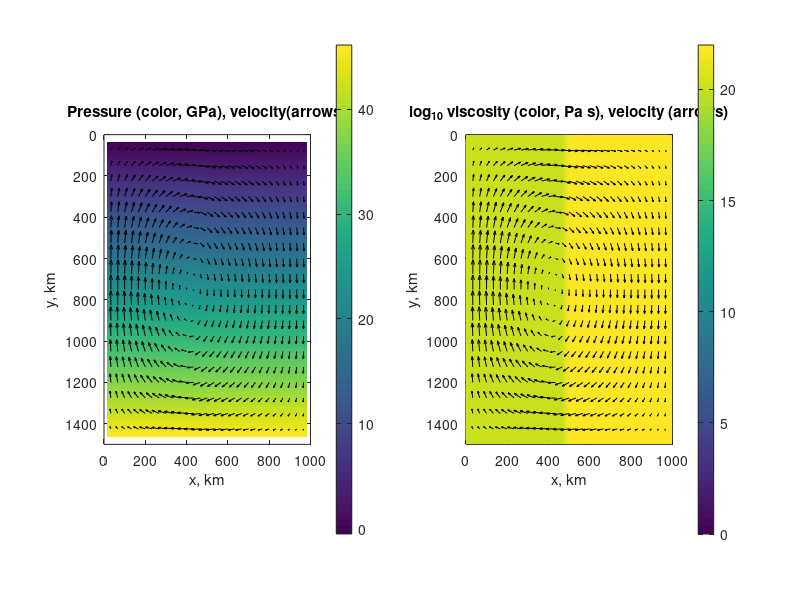

The MATLAB script that drew this image:
% Solution of 2D Stokes and continuity equations with finite differences
% on a regular grid using pressure-velocity formulation
% for a medium with variable viscosity

% Clean all variables
clear;
% Clear all figures
clf;

% Numerical model parameters
% Model size, m
xsize   =   1000000; % Horizontal
ysize   =   1500000; % Vertical

% Numbers of nodes
xnum    =   31; % Horizontal
ynum    =   21; % Vertical
% Grid step
xstp    =   xsize/(xnum-1); % Horizontal
ystp    =   ysize/(ynum-1); % Vertical

% Model viscosity
etaleft =   1e+20; % Left Layer
etaright=   1e+22; % Right Layer

% Pressure condition in one cell (i==2 && j==3)
p0cell  =   0;

% Gravity acceleration directed downward
gy      =   10; % m/s^2

% Making vectors for nodal points positions (basic nodes)
x       =   0:xstp:xsize; % Horizontal
y       =   0:ystp:ysize; % Vertical

% Making vectors for cell centers positions (staggered nodes)
xc      =    xstp/2:xstp:xsize-xstp/2; % Horizontal
yc      =    ystp/2:ystp:ysize-ystp/2; % Vertical

% Creating arrays for density and viscosity structure (two vertical layers)
rho     =   zeros(ynum,xnum); % density
etas    =   zeros(ynum,xnum); % viscosity in basic nodes 
etan    =   zeros(ynum,xnum); % viscosity in cells (pressure nodes)
for i=1:1:ynum
  for j=1:1:xnum
    % Horizontal position of the basic nodal point
    if(x(j)<xsize/2)
        % Left layer
        rho(i,j)  = 3200;  % density
        etas(i,j) = etaleft;  % viscosity in basic nodes 
    else
        rho(i,j)  = 3300;  % density
        etas(i,j) = etaright;  % viscosity in basic nodes 
    end
    % Horizontal position of the pressure point
    if(j>1 && i>1)
        if(xc(j-1)<xsize/2)
            % Left layer
            etan(i,j) = etaleft;  % viscosity in cells  
        else
            etan(i,j) = etaright;  % viscosity in cells 
        end
    end
  end
end


% Matrix of coefficients initialization
L=sparse(xnum*ynum*3,xnum*ynum*3);
% Vector of right part initialization
R=zeros(xnum*ynum*3,1);

% Computing Kcont and Kbond coefficients 
etamin=min(min(etas)); % min viscosity in the model
kcont=2*etamin/(xstp+ystp);
kbond=4*etamin/(xstp+ystp)^2;

% Solving x-Stokes, y-Stokes and continuity equations
% x-Stokes: ETA(d2vx/dx2+d2vx/dy2)-dP/dx=0
% y-Stokes: ETA(d2vy/dx2+d2vy/dy2)-dP/dy=gy*RHO
% continuity: dvx/dx+dvy/dy=0
% Composing matrix of coefficients L()
% and vector (column) of right parts R()
% Boundary conditions: free slip
% Process all Grid points
for i=1:1:ynum
  for j=1:1:xnum
    % Global index for P, vx, vy in the current node
    inp=((j-1)*ynum+i)*3-2; % P
    invx=inp+1;
    invy=inp+2;
 
    
    % Continuity equation
    % Ghost pressure unknowns (i=1, j=1) and boundary nodes (4 corners + one cell)
    if(i==1 || j==1 || (i==2 && j==2) || (i==2 && j==xnum) || (i==ynum && j==2) || (i==ynum && j==xnum) || (i==2 && j==3))
        % Ghost pressure unknowns (i=1, j=1): P(i,j)=0
        if(i==1 || j==1)
            L(inp,inp)          =   1*kbond;            % Coefficient for P(i,j)
            R(inp,1)            =   0;                  % Right part
        end
        % Upper and lower left corners dP/dx=0 => P(i,j)-P(i,j+1)=0
        if((i==2 && j==2) || (i==ynum && j==2))
            L(inp,inp)          =   1*kbond;            % Coefficient for P(i,j) 
            L(inp,inp+ynum*3)   =   -1*kbond;           % Coefficient for P(i,j+1)
            R(inp,1)            =   0;                  % Right part
        end
        % Upper and lower right corners dP/dx=0 => P(i,j)-P(i,j-1)=0
        if((i==2 && j==xnum) || (i==ynum && j==xnum))
            L(inp,inp)          =   1*kbond;            % Coefficient for P(i,j) 
            L(inp,inp-ynum*3)   =   -1*kbond;           % Coefficient for P(i,j-1)
            R(inp,1)            =   0;                  % Right part
        end
        % One cell 
        if (i==2 && j==3)
            L(inp,inp)          =   1*kbond;            % Coefficient for P(i,j)
            R(inp,1)            =   p0cell;             % Right part
        end
    %Internal nodes: dvx/dx+dvy/dy=0
    else
        %dvx/dx=(vx(i-1,j)-vx(i-1,j-1))/dx
        L(inp,invx-3)           =   kcont/xstp;         % Coefficient for vx(i-1,j) 
        L(inp,invx-3-ynum*3)    =   -kcont/xstp;        % Coefficient for vx(i-1,j-1) 
        %dvy/dy=(vy(i,j-1)-vy(i-1,j-1))/dy
        L(inp,invy-ynum*3)      =   kcont/ystp;         % Coefficient for vy(i,j-1) 
        L(inp,invy-3-ynum*3)    =   -kcont/ystp;        % Coefficient for vy(i-1,j-1) 
        % Right part:0
        R(inp,1)=0;
  end
    
    % x-Stokes equation
    % Ghost vx unknowns (i=ynum) and boundary nodes (i=1, i=ynum-1, j=1, j=xnum)
    if(i==1 || i==ynum-1 || i==ynum || j==1 || j==xnum)
        % Ghost vx unknowns (i=ynum: vx(i,j)=0
        if(i==ynum)
            L(invx,invx)        =   1*kbond; % Coefficient for vx(i,j)
            R(invx,1)           =   0; % Right part
        end
        % Left and Right boundaries (j=1, j=xnum) 
        if((j==1 || j==xnum) && i<ynum)
            % Free slip, No slip: vx(i,j)=0
            L(invx,invx)        =   1*kbond; % Coefficient for vx(i,j)
            R(invx,1)           =   0; % Right part
        end
        % Upper boundary, iner points (i=1, 1<j<xnum)
        if(i==1 && j>1 && j<xnum)
            % Free slip dvx/dy=0: vx(i,j)-vx(i+1,j)=0
            L(invx,invx)        =   1*kbond; % Coefficient for vx(i,j)
            L(invx,invx+3)      =   -1*kbond; % Coefficient for vx(i+1,j)
            R(invx,1)=0; % Right part
%             % No slip vx=0: vx(i,j)-1/3*vx(i+1,j)=0
%             L(invx,invx)=1*kbond; % Coefficient for vx(i,j)
%             L(invx,invx+3)=-1/3*kbond; % Coefficient for vx(i+1,j)
%             R(invx,1)=0; % Right part
        end
        % Lower boundary, iner points (i=ynum-1, 1<j<xnum)
        if(i==ynum-1 && j>1 && j<xnum)
            % Free slip dvx/dy=0: vx(i,j)-vx(i-1,j)=0
            L(invx,invx)        =   1*kbond; % Coefficient for vx(i,j)
            L(invx,invx-3)      =   -1*kbond; % Coefficient for vx(i-1,j)
            R(invx,1)=0; % Right part
%             % No slip vx=0: vx(i,j)-1/3*vx(i+1,j)=0
%             L(invx,invx)=1*kbond; % Coefficient for vx(i,j)
%             L(invx,invx-3)=-1/3*kbond; % Coefficient for vx(i-1,j)
%             R(invx,1)=0; % Right part
        end
    %Internal nodes: dSxx/dx+dSxy/dy-dP/dx=0
    else
        %dSxx/dx=2*etan(i+1,j+1)*(vx(i,j+1)-vx(i,j))/dx^2-2*etan(i+1,j)*(vx(i,j)-vx(i,j-1))/dx^2
        L(invx,invx+ynum*3)     =   2*etan(i+1,j+1)/xstp^2;                         % Coefficient for vx(i,j+1)
        L(invx,invx-ynum*3)     =   2*etan(i+1,j)/xstp^2;                           % Coefficient for vx(i,j-1)
        L(invx,invx)            =   -2*etan(i+1,j+1)/xstp^2-2*etan(i+1,j)/xstp^2;   % Coefficient for vx(i,j)
        
        %dSxy/dy=etas(i+1,j)*((vx(i+1,j)-vx(i,j))/dy^2+(vy(i+1,j)-vy(i+1,j-1))/dx/dy)-
        %         -etas(i,j)*((vx(i,j)-vx(i-1,j))/dy^2+(vy(i,j)-vy(i,j-1))/dx/dy)-
        L(invx,invx+3)          =   etas(i+1,j)/ystp^2;                             % Coefficient for vx(i+1,j)
        L(invx,invx-3)          =   etas(i,j)/ystp^2;                               % Coefficient for vx(i-1,j)
        L(invx,invx)            =   L(invx,invx)-etas(i+1,j)/ystp^2-etas(i,j)/ystp^2; % ADD coefficient for vx(i,j)
        L(invx,invy+3)          =   etas(i+1,j)/xstp/ystp;                          % Coefficient for vy(i+1,j)
        L(invx,invy+3-ynum*3)   =   -etas(i+1,j)/xstp/ystp;                         % Coefficient for vy(i+1,j-1)
        L(invx,invy)            =   -etas(i,j)/xstp/ystp;                           % Coefficient for vy(i,j)
        L(invx,invy-ynum*3)     =   etas(i,j)/xstp/ystp;                            % Coefficient for vy(i,j-1)
        % -dP/dx=(P(i+1,j)-P(i+1,j+1))/dx
        L(invx,inp+3)           =   kcont/xstp;                                     % Coefficient for P(i+1,j)
        L(invx,inp+3+ynum*3)    =   -kcont/xstp;                                    % Coefficient for P(i+1,j+1)
        % Right part:0
        R(invx,1)               =   0;
    end

    % y-Stokes equation
    % Ghost vy unknowns (j=xnum) and boundary nodes (i=1, i=ynum, j=1, j=xnum-1)
    if(i==1 || i==ynum || j==1 || j==xnum-1 || j==xnum)
        % Ghost vy unknowns (j=xnum: vy(i,j)=0
        if(j==xnum)
            L(invy,invy)        =   1*kbond;                                % Coefficient for vy(i,j)
            R(invy,1)           =   0;
        end
        % Upper and lower boundaries (i=1, i=ynum) 
        if((i==1 || i==ynum) && j<xnum)
            % Free slip, No slip: vy(i,j)=0
            L(invy,invy)        =   1*kbond;                                % Coefficient for vy(i,j)
            R(invy,1)           =   0;
        end
        % Left boundary, iner points (j=1, 1<i<ynum)
        if(j==1 && i>1 && i<ynum)
            % Free slip dvy/dx=0: vy(i,j)-vy(i,j+1)=0
            L(invy,invy)        =   1*kbond;                                % Coefficient for vy(i,j)
            L(invy,invy+ynum*3) =   -1*kbond;                               % Coefficient for vy(i,j+1)
            R(invy,1)           =   0;
%             % No slip vy=0: vy(i,j)-1/3*vy(i,j+1)=0
%             L(invy,invy)=1*kbond; % Coefficient for vy(i,j)
%             L(invy,invy+ynum*3)=-1/3*kbond; % Coefficient for vy(i,j+1)
%             R(invy,1)=0;
        end
        % Right boundary, iner points (j=xnum-1, 1<i<ynum)
        if(j==xnum-1 && i>1 && i<ynum)
            % Free slip dvy/dx=0: vy(i,j)-vy(i,j-1)=0
            L(invy,invy)        =   1*kbond;                                % Coefficient for vy(i,j)
            L(invy,invy-ynum*3) =  -1*kbond;                                % Coefficient for vy(i,j-1)
            R(invy,1)           =   0;
%             % No slip vy=0: vy(i,j)-1/3*vy(i,j-1)=0
%             L(invy,invy)=1*kbond; % Coefficient for vy(i,j)
%             L(invy,invy-ynum*3)=-1/3*kbond; % Coefficient for vy(i,j-1)
%             R(invy,1)=0;
        end
    %Internal nodes: dSyy/dy+dSxy/dx-dP/dy=-gy*RHO
    else
        %dSyy/dy=2*etan(i+1,j+1)*(vy(i+1,j)-vy(i,j))/dy^2-2*etan(i,j+1)*(vy(i,j)-vy(i-1,j))/dy^2
        L(invy,invy+3)          =   2*etan(i+1,j+1)/ystp^2;                 % Coefficient for vy(i+1,j)
        L(invy,invy-3)          =   2*etan(i,j+1)/ystp^2;                   % Coefficient for vy(i-1,j)
        L(invy,invy)            =   -2*etan(i+1,j+1)/ystp^2-2*etan(i,j+1)/ystp^2; % Coefficient for vy(i,j)
        
        %dSxy/dx=etas(i,j+1)*((vy(i,j+1)-vy(i,j))/dx^2+(vx(i,j+1)-vx(i-1,j+1))/dx/dy)-
        %         -etas(i,j)*((vy(i,j)-vy(i,j-1))/dx^2+(vx(i,j)-vx(i-1,j))/dx/dy)-
        L(invy,invy+ynum*3)     =   etas(i,j+1)/xstp^2;                     % Coefficient for vy(i,j+1)
        L(invy,invy-ynum*3)     =   etas(i,j)/xstp^2;                       % Coefficient for vy(i,j-1)
        L(invy,invy)            =   L(invy,invy)-etas(i,j+1)/xstp^2-etas(i,j)/xstp^2; % ADD coefficient for vy(i,j)
        L(invy,invx+ynum*3)     =   etas(i,j+1)/xstp/ystp;                  % Coefficient for vx(i,j+1)
        L(invy,invx+ynum*3-3)   =   -etas(i,j+1)/xstp/ystp;                 % Coefficient for vx(i-1,j+1)
        L(invy,invx)            =   -etas(i,j)/xstp/ystp;                   % Coefficient for vx(i,j)
        L(invy,invx-3)          =   etas(i,j)/xstp/ystp;                    % Coefficient for vx(i-1,j)
        
        % -dP/dy=(P(i,j+1)-P(i+1,j+1))/dx
        L(invy,inp+ynum*3)      =   kcont/ystp;                             % Coefficient for P(i,j+1)
        L(invy,inp+3+ynum*3)    =   -kcont/ystp;                            % Coefficient for P(i+1,j+1)
        % Right part: -RHO*gy
        R(invy,1)               =   -gy*(rho(i,j)+rho(i,j+1))/2;
    end
    
  end
end
   
%Obtaining vector of solutions S()
S=L\R;

% Reload solutions to 2D p(), vx(), vy() arrays
% Dimensions of arrays are reduced compared to the basic grid
p=zeros(ynum,xnum);
vy=zeros(ynum,xnum);
vx=zeros(ynum,xnum);
% Process all Grid points
for i=1:1:ynum
  for j=1:1:xnum
    % Global index for P, vx, vy in S()
    inp=((j-1)*ynum+i)*3-2; % P
    invx=inp+1;
    invy=inp+2;
    % P
    p(i,j)=S(inp)*kcont;
    % vx
    vx(i,j)=S(invx);
    % vy
    vy(i,j)=S(invy);
  end
end


% Compute vx,vy for internal nodes
vx1=zeros(ynum,xnum);
vy1=zeros(ynum,xnum);
% Process internal Grid points
for i=2:1:ynum-1
  for j=2:1:xnum-1
    % vx
    vx1(i,j)=(vx(i-1,j)+vx(i,j))/2;
     % vy
    vy1(i,j)=(vy(i,j-1)+vy(i,j))/2;
  end
end


%Plotting solution
% Making new figure
figure(1);

% Plotting pressure as colormap
subplot(1,2,1);
pcolor(xc/1000,yc/1000,p(2:1:ynum,2:1:xnum)*1e-9);      % making a colormap
shading interp;     % making smooth transitions between colors
colorbar;           % showing a colorbar for the map
hold on;            % continuing plotting on the colormap
% Plotting velocity vector as arrows using internal nodes only
quiver(x(2:1:xnum-1)/1000,y(2:1:ynum-1)/1000,vx1(2:1:ynum-1,2:1:xnum-1),vy1(2:1:ynum-1,2:1:xnum-1),'k'); % making field of arrows
hold off;           % stop plotting on the colormap
box on;             % making a box around the plot
title('Pressure (color, GPa), velocity(arrows)'); % title for the plot
xlabel('x, km');        % title for the horizontal axis
ylabel('y, km');        % title for the vertical axis
axis ij image ;     % directing vertical axis downward, making proper dimensions
axis([0 xsize/1000 0 ysize/1000]); % Making axes limits

% Plotting log viscosity as colormap
subplot(1,2,2);
pcolor(x/1000,y/1000,log10(etas));
shading interp;     % making smooth transitions between colors
colorbar;           % showing a colorbar for the map
hold on;            % continuing plotting on the colormap
% Plotting velocity vector as arrows using internal nodes only
quiver(x(2:1:xnum-1)/1000,y(2:1:ynum-1)/1000,vx1(2:1:ynum-1,2:1:xnum-1),vy1(2:1:ynum-1,2:1:xnum-1),'k'); % making field of arrows
hold off;           % stop plotting on the colormap
box on;             % making a box around the plot
title('log_{10} viscosity (color, Pa s), velocity (arrows)'); % title for the plot
xlabel('x, km');        % title for the horizontal axis
ylabel('y, km');        % title for the vertical axis
axis ij image ;     % directing vertical axis downward, making proper dimensions
axis([0 xsize/1000 0 ysize/1000]); % Making axes limits

